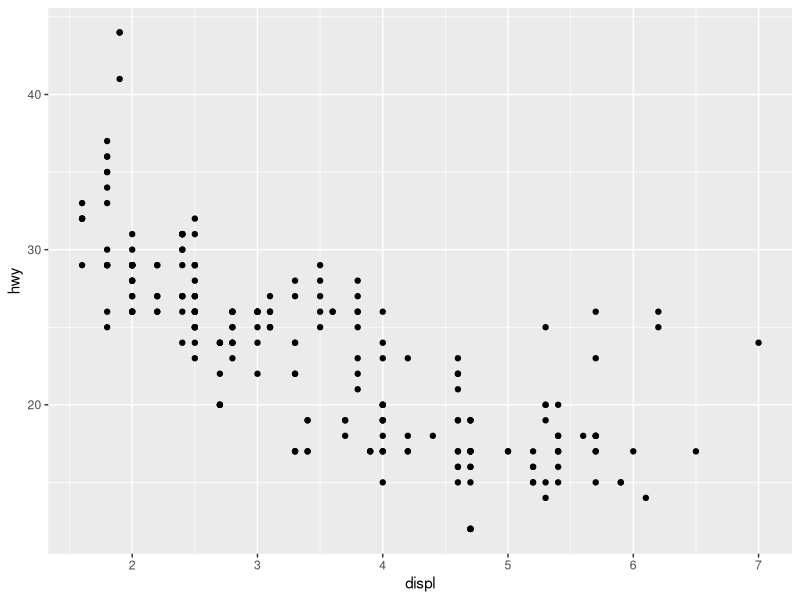
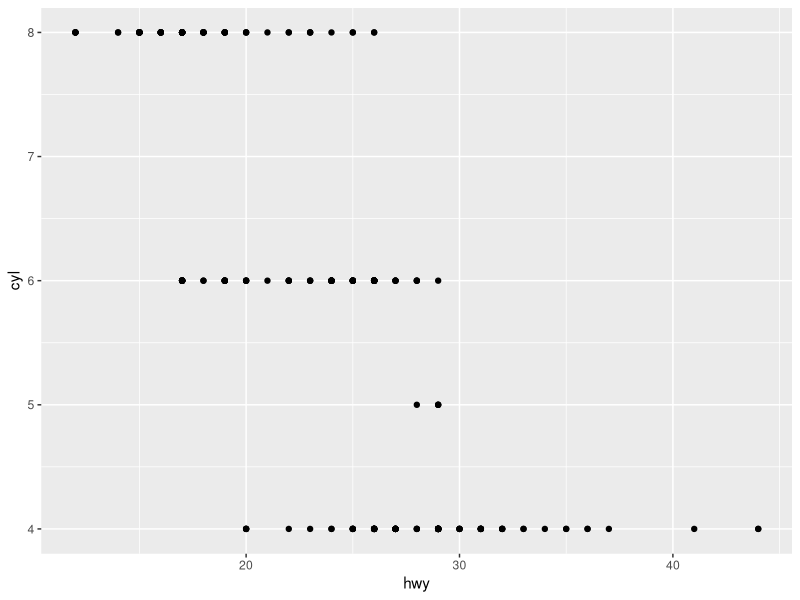
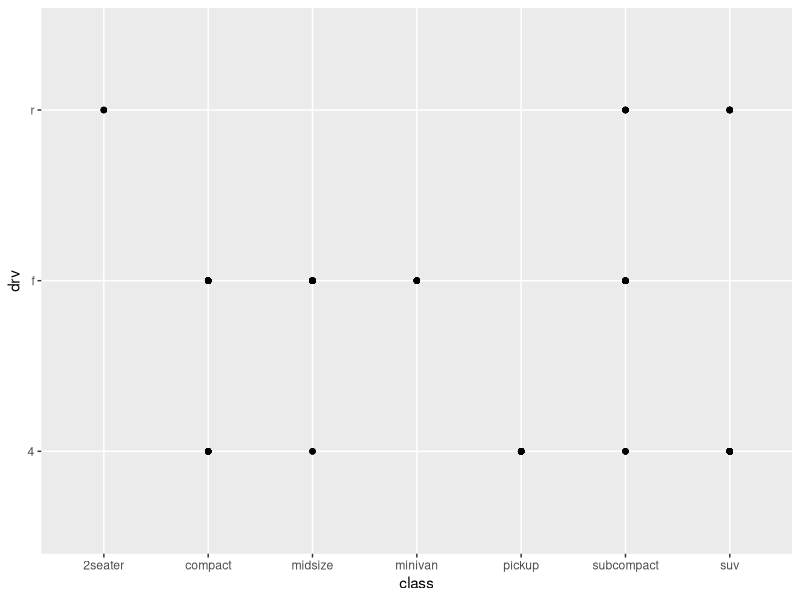

Write R code to recreate these figures, in order.
## ---- chunk 1
library(ggplot2)
ggplot(data = mpg) + 
  geom_point(mapping = aes(x = displ, y = hwy))


# 3.24 exercises
# ggplot(data = mpg)
nrow(mpg)
ncol(mpg)

ggplot(data = mpg) + 
  geom_point(mapping = aes(x = hwy, y = cyl))


ggplot(data = mpg) + 
  geom_point(mapping = aes(x = class, y = drv))
## ---- chunk 2

